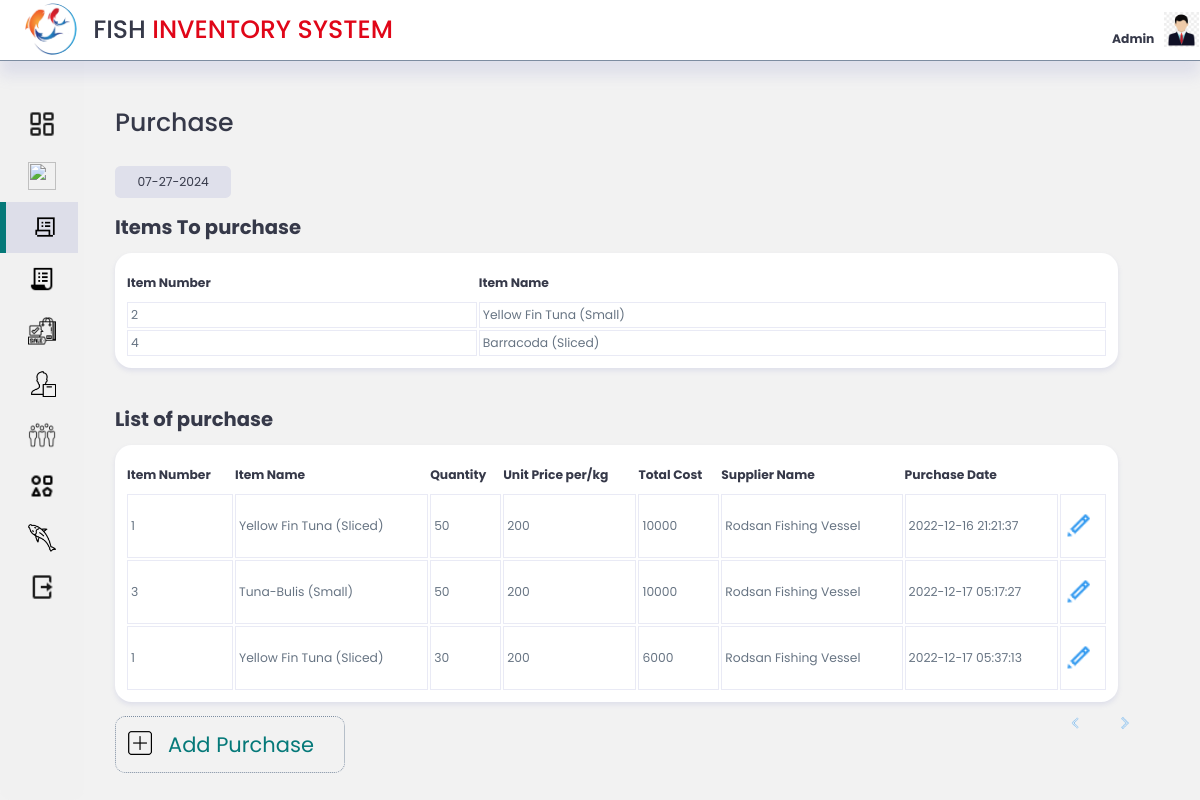
/Admin/inc/purchase/purchase.php, run on the app's committed database.
### tables this page shows
CREATE TABLE `fish_items` (
  `fish_id` int(11) NOT NULL,
  `item_number` int(11) NOT NULL,
  `item_name` varchar(255) NOT NULL,
  `category_name` varchar(255) NOT NULL,
  `discount` double NOT NULL,
  `stock` double NOT NULL,
  `unit_price` double NOT NULL,
  `status` varchar(50) NOT NULL,
  `image` varchar(255) NOT NULL,
  `date_Added` timestamp NOT NULL DEFAULT current_timestamp() ON UPDATE current_timestamp()
);

CREATE TABLE `purchase` (
  `purchase_id` int(11) NOT NULL,
  `item_number` int(250) NOT NULL,
  `item_name` varchar(255) NOT NULL,
  `quantity` double NOT NULL,
  `unit_price` double NOT NULL,
  `total_cost` float NOT NULL,
  `supplier_name` varchar(255) NOT NULL,
  `puchase_date` timestamp NOT NULL DEFAULT current_timestamp() ON UPDATE current_timestamp()
);

### Admin/inc/purchase/purchase.php (the view, shortened to what this page needs)
<?php
include '../connection/db-user.php';
$per_page = 5;
$page = isset($_GET['page']) ? (int)$_GET['page'] : 1;
$start = ($page - 1) * $per_page;
$purchase_read = mysqli_query($conn, "SELECT * FROM purchase LIMIT $start, $per_page;");
$prev_page = $page - 1;
$next_page = $page + 1;
$item_read2 = mysqli_query($conn, "SELECT * FROM fish_items WHERE stock <= '10';");
?>
<!DOCTYPE html>
<html lang="en">
<head>
    <link rel="stylesheet" href="../../css/style.css">
</head>
<body>
<div class="top">
        <div class="logo">
            <img src="../../icons/fishlogo.png" alt="">
            <h1>FISH <span class="danger">INVENTORY SYSTEM</span></h1>
        </div>
        <div class="profile">
            <div class="admin-name">
                <div class="admin">
                    <br>
                    <span class="hovertext" data-hover= "Edit Admin"><a href="../../admin-update.php"><b class="text-muted">Admin</b></a></span>
                </div>
            </div>
            <div class="profile-photo">
                <a class="hovertext" href="admin-update.php" data-hover= "Edit Admin"><img src="../../icons/admin-logo.jpg" alt="pic"></a>
            </div>
        </div>
    </div>
<div class="container">
    <aside>
            <div class="nav">
                <a id="dashboard" class= "not-active" href="../../index.php"><span ><img  src="../../icons/icons8-dashboard-layout-24.png" alt=""></span><h3>Dashboard</h3></a>
                <a id="inventory"class= "not-active"  href="../../inc/inventory/inventory.php"><span ><img src="../../icons/icons8-in-inventory-30.png" alt=""></span><h3 >Inventory</h3></a>
                <a id="purchase" class= "active" href="../../inc/purchase/purchase.php"><span ><img src="../../icons/icons8-purchase-order-32.png" alt=""></span><h3>Purchase</h3></a>
                <a id="orders" class= "not-active" href="../../inc/orders/orders.php"><span ><img src="../../icons/icons8-purchase-order-30.png" alt=""></span><h3>Orders</h3></a>
                <a id="sale" class= "not-active" href="../../inc/sale/sale.php"><span ><img src="../../icons/icons8-purchase-64.png" alt=""></span><h3>Sale</h3></a>
                <a id="supplier" class= "not-active" href="../../inc/suppliers/supplier.php"><span ><img src="../../icons/icons8-supplier-50.png" alt=""></span><h3>Suppliers</h3></a>
                <a id="customer" class= "not-active" href="../../inc/customer/customer.php"><span ><img src="../../icons/icons8-customers-64.png" alt=""></span><h3>Customers</h3></a>
                <a id="category" class= "not-active" href="../../inc/category/category.php"><span ><img src="../../icons/icons8-diversity-24.png" alt=""></span><h3>Category</h3></a>
                <a id="gallery" class= "not-active" href="../../inc/gallery/gallery.php"><span ><img src="../../icons/icons8-top-view-fish-50.png" alt=""></span><h3>Gallery</h3></a>
                <a href="../../logout.php"><span ><img src="../../icons/icons8-logout-24.png" alt=""></span><h3 class='danger'>Logout</h3></a>
            </div>
    </aside>
<main>
<div class="purchase">
        <h1>Purchase</h1>
        <div class="date">
        <?php
        $date = date('m-d-Y');
        echo $date;
        ?>
        </div>
        <div class="table">
            <h2>Items To purchase</h2>
            <table>
                <thead>
                    <tr>
                        <th>Item Number</th>
                        <th>Item Name</th>
                    </tr>
                </thead>
                <tbody>
                    <?php while ($toBuy = mysqli_fetch_assoc($item_read2)) { ?>
                    <tr>
                        <td><?php echo $toBuy['item_number']; ?></td>
                        <td><?php echo $toBuy['item_name']; ?></td>
                    </tr>
                    <?php } ?>
                </tbody>
            </table><br><br>
            <h2>List of purchase</h2>
            <table>
                <thead>
                    <tr>
                        <th>Item Number</th>
                        <th>Item Name</th>
                        <th>Quantity</th>
                        <th>Unit Price per/kg</th>
                        <th>Total Cost</th>
                        <th>Supplier Name</th>
                        <th>Purchase Date</th>
                    </tr>
                </thead>
                <tbody>
                    <?php while ($item_result = mysqli_fetch_assoc($purchase_read)) { ?>
                    <tr>
                        <td><?php echo $item_result['item_number']; ?></td>
                        <td><?php echo $item_result['item_name']; ?></td>
                        <td><?php echo $item_result['quantity']; ?></td>
                        <td><?php echo $item_result['unit_price']; ?></td>
                        <td><?php echo $item_result['total_cost']; ?></td>
                        <td><?php echo $item_result['supplier_name']; ?></td>
                        <td><?php echo $item_result['puchase_date']; ?></td>
                        <td class="success"><a  href="editPurchase.php?id=<?php echo $item_result['purchase_id']; ?>"  ><img src="../../icons/icons8-pencil-24.png" alt="edit"></a></td>
                    </tr>
                    <?php } ?>
                </tbody>
            </table>
             <div class="pagination">
                <?php
                echo "<a class='pagination-link' href='?page=$prev_page'><img src='../../icons/icons8-prev-100.png' alt='prev'></a><a class='pagination-link' href='?page=$next_page'><img src='../../icons/icons8-forward-80.png' alt='forward'></a> ";
                ?>
                </div>
            <a href="#"><label class="btn" for="modal-2"><img src="../../icons/icons8-add-new-50.png" alt="">Add Purchase</label></a>
        </div>
</div>
</main>
</body>
</html>

### data on the page
fish_items: item_number "2", item_name "Yellow Fin Tuna (Small)"
fish_items: item_number "4", item_name "Barracoda (Sliced)"
purchase: item_number "1", item_name "Yellow Fin Tuna (Sliced)", quantity "50", unit_price "200", total_cost "10000", supplier_name "Rodsan Fishing Vessel", puchase_date "2022-12-16 21:21:37"
purchase: item_number "3", item_name "Tuna-Bulis (Small)", quantity "50", unit_price "200", total_cost "10000", supplier_name "Rodsan Fishing Vessel", puchase_date "2022-12-17 05:17:27"
purchase: item_number "1", item_name "Yellow Fin Tuna (Sliced)", quantity "30", unit_price "200", total_cost "6000", supplier_name "Rodsan Fishing Vessel", puchase_date "2022-12-17 05:37:13"
